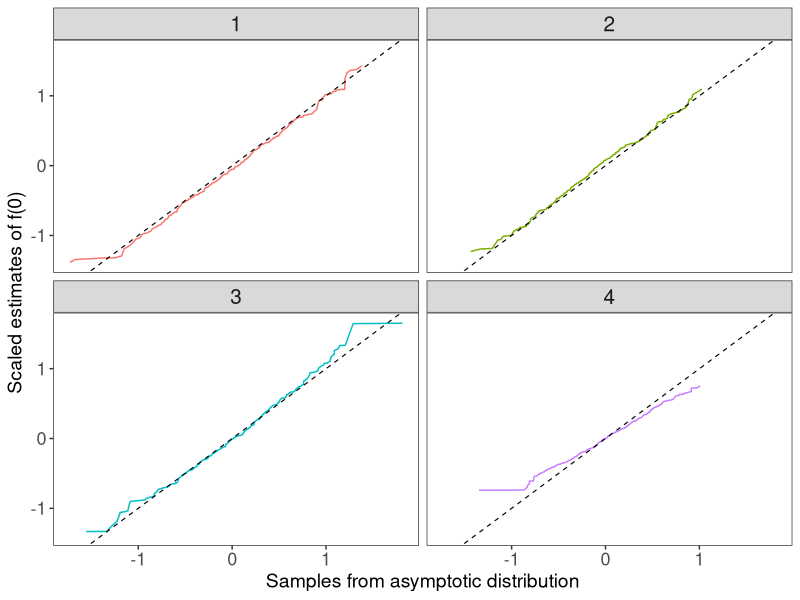
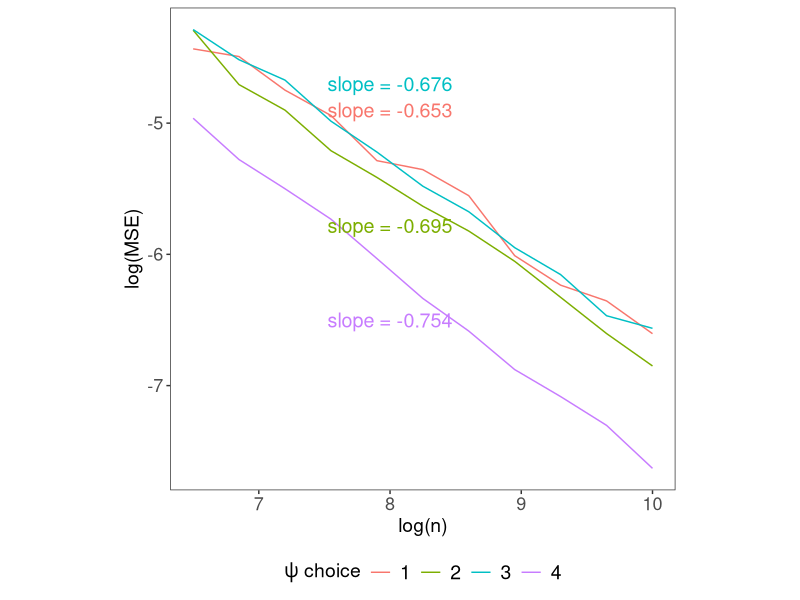
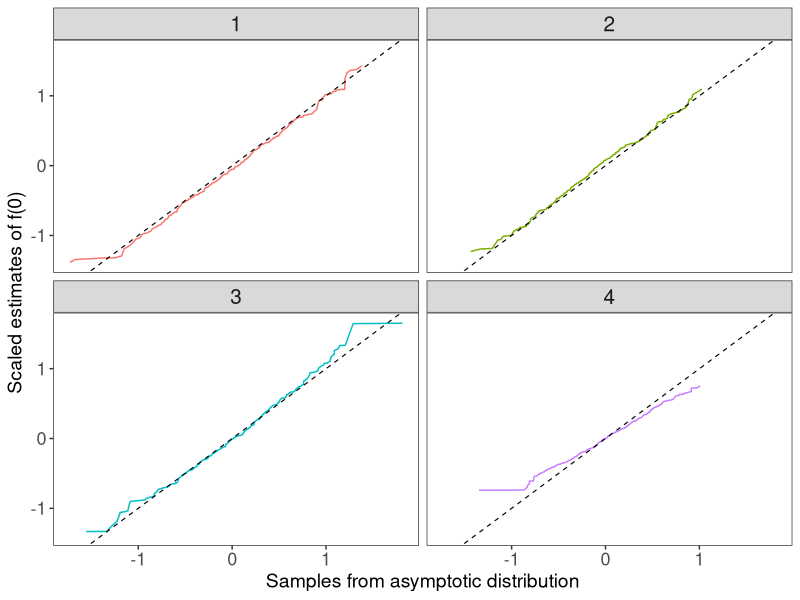
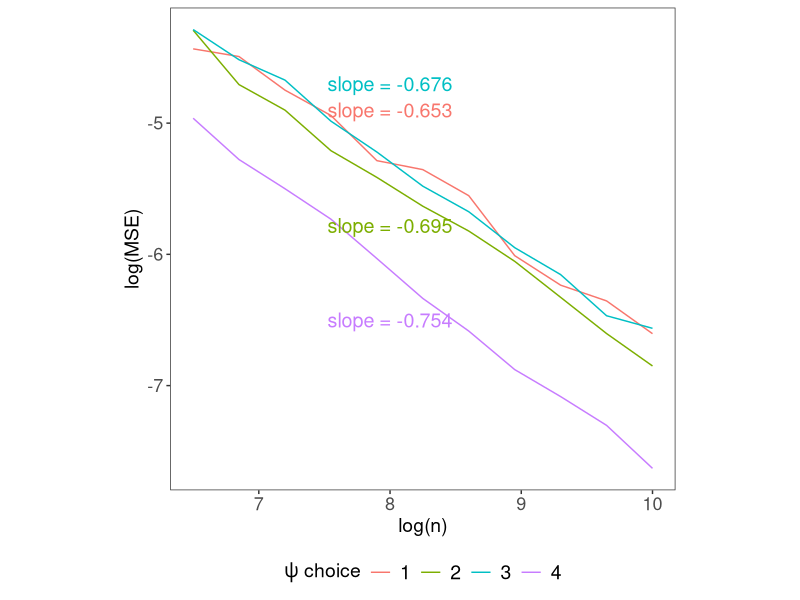

Reproduce these figures in R, in order.
######################################################################################
library(dplyr)
library(ggplot2)

### s_n = (n^1/3)

df_same_rate = read.csv("./df_same_rate_log_1.csv")[,-1]

#######

n_idx_choice = 11

df_same_rate_11 = df_same_rate %>% filter(n_idx == n_idx_choice) %>%
  mutate(f_hat_scaled = diff_fhat_f*sqrt(n/s_n)*0.5) %>%
  mutate(f_hat_scaled_sort = NA, brownian_drift_sort = NA)

for(psi_idx_choice in 1:4 )
{
  temp_bd = df_same_rate_11 %>% filter( psi_idx == psi_idx_choice) %>% .$brownian_drift %>% sort()
  temp_f_hat = df_same_rate_11 %>% filter( psi_idx == psi_idx_choice) %>% .$f_hat_scaled %>% sort()
  df_same_rate_11$brownian_drift_sort[df_same_rate_11$psi_idx == psi_idx_choice] = temp_bd
  df_same_rate_11$f_hat_scaled_sort[df_same_rate_11$psi_idx == psi_idx_choice] = temp_f_hat
}


p3_same_rate = ggplot( data = df_same_rate_11,
                       aes(x = brownian_drift_sort, y = f_hat_scaled_sort, 
                           color = as.character(psi_idx))) +   
  geom_line(aes(group = psi_idx)) +
  geom_abline( slope = 1, intercept = 0, linetype="dashed", size=0.4) + 
  labs(colour = expression(paste(psi," choice"))  ,
       y = "Scaled estimates of f(0)", 
       x ="Samples from asymptotic distribution")  + 
  facet_wrap(~psi_idx) +
  theme_bw() +
  theme(panel.grid = element_blank()) + 
  theme(legend.position = "none") + 
  theme( legend.text=element_text(size=15),
        strip.text.x = element_text(size = 15),
        axis.text.x = element_text(size = 13),
        axis.text.y = element_text(size = 13),
        axis.title = element_text(size = 14))



p3_same_rate 

ggsave(p3_same_rate , file = "./plots/diff_psi_same_rate_3_log_1.pdf", 
       width = 7, height = 7, dpi = 300, units = "in" )

############################################################


df_aggr_same_rate =  df_same_rate %>% group_by(n_idx,psi_idx) %>% 
  summarise(n = mean(n), s_n = mean(s_n), meanMSE = mean((diff_fhat_f)^2))

df_text_full = data.frame(x = rep(8,4), y = c(-4.9,-5.78,-4.7,-6.5), 
                          psi_idx = 1:4 ) 

for(psi_idx_choice in 1:4)
{
  y_mse = df_aggr_same_rate %>% filter(psi_idx == psi_idx_choice) %>% 
    .$meanMSE %>% sqrt() %>% log()
  x_mse = df_aggr_same_rate %>% filter(psi_idx == psi_idx_choice) %>%
    .$n %>% sqrt() %>% log()
  df_text_full$slope[psi_idx_choice] =
    paste("slope = ", coef(lm(y_mse ~ x_mse))[2] %>% 
                                               round(3), sep = "")
}


p1_same_rate = ggplot( data = df_aggr_same_rate) +  
  geom_line(aes(x = log(n), y = log((meanMSE)), group = psi_idx,
                color = as.character(psi_idx))) +
  coord_fixed(ratio = 1, xlim = NULL, ylim = NULL, expand = TRUE,
              clip = "on") + 
  labs(colour = expression(paste(psi," choice")) , 
       y = "log(MSE)", x = "log(n)")  +
  geom_text(data = df_text_full, aes(x = x, y = y, label = slope, 
                                     color = as.character(psi_idx)),
            show.legend = FALSE, size = 5) +
  theme_bw() +
  theme(legend.position = "bottom", panel.grid = element_blank()) + 
  theme( legend.text=element_text(size=14),
         legend.title =element_text(size=14),
         strip.text.x = element_text(size = 14),
         axis.text.x = element_text(size = 13),
         axis.text.y = element_text(size = 13),
         axis.title = element_text(size = 14))


p1_same_rate

ggsave(p1_same_rate, file = "./plots/diff_psi_same_rate_1_log_1.pdf",  
       width = 7, height = 6, dpi = 300, units = "in" )

############################################################
